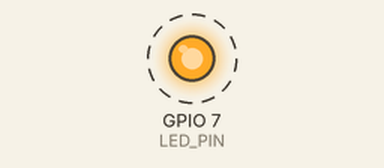
This program was run on a simulated Raspberry Pi (BCM pin numbers). Shown: output pins drawn as LEDs (lit = HIGH). Dashed ring = blinking. What the program prints to the terminal is not drawn. At 20.0 s the program stops and its outputs stay as they are.

Above: at 0.5 s.
Timing chart, 0 to 4.6 s (numbered marks = the images above):
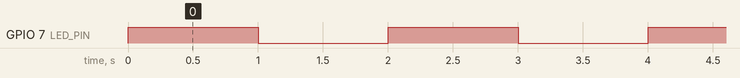

The program:

led_blink.py
```python
import RPi.GPIO as GPIO
import time

LED_PIN = 7
GPIO.setmode(GPIO.BCM) # GPIO.BCM or GPIO.BOARD
GPIO.setup(LED_PIN, GPIO.OUT)

for i in range(10):
  GPIO.output(LED_PIN, 1)
  print("led on")
  time.sleep(1)

  GPIO.output(LED_PIN, 0)
  print("led off")
  time.sleep(1)

GPIO.cleanup()
```

Measured:
- by itself, GPIO 7 (LED_PIN): alternates HIGH for 1.0 s and LOW for 1.0 s, 20 changes in all, then stays LOW
